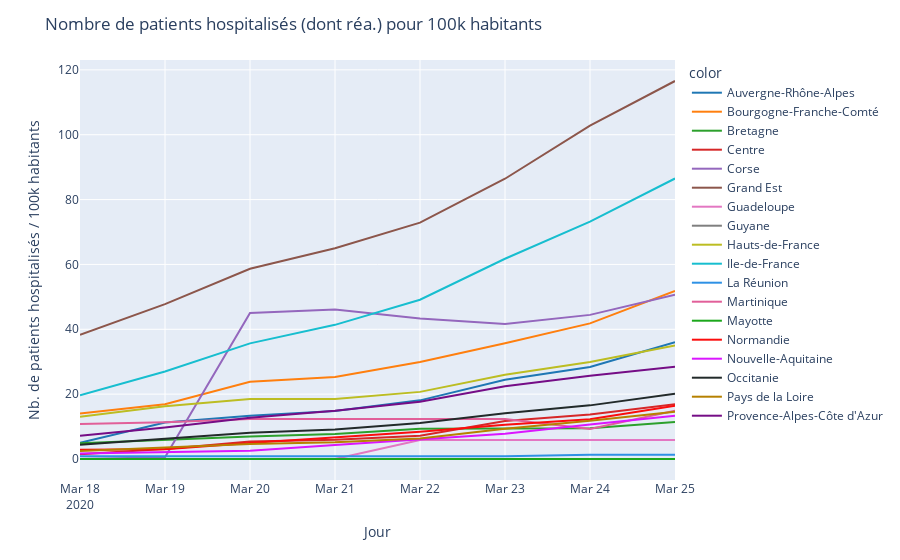

The notebook cell saved with this chart:
### Code cell
fig = px.line(x=df_region['jour'], y=df_region['rea_pop']+df_region['hosp_pop'], color=df_region["regionName"], color_discrete_sequence=colors)
fig.update_layout(
    title_text='Nombre de patients hospitalisés (dont réa.) pour 100k habitants'
)
fig.update_xaxes(title="Jour")
fig.update_yaxes(title="Nb. de patients hospitalisés / 100k habitants")
fig.show()

### Figure 1 — Plotly figure (JSON) as saved in the notebook; plotly's stock layout.template omitted (floating-point values rounded to 4 significant figures)
{"data": [{"hoverlabel": {"namelength": 0}, "hovertemplate": "color=Auvergne-Rhône-Alpes<br>x=%{x}<br>y=%{y}", "legendgroup": "Auvergne-Rhône-Alpes", "line": {"color": "#1F77B4", "dash": "solid"}, "mode": "lines", "name": "Auvergne-Rhône-Alpes", "showlegend": true, "type": "scatter", "x": ["2020-03-18", "2020-03-19", "2020-03-20", "2020-03-21", "2020-03-22", "2020-03-23", "2020-03-24", "2020-03-25"], "xaxis": "x", "y": [5.011, 11.23, 13.31, 14.84, 18.08, 24.45, 28.35, 36.02], "yaxis": "y"}, {"hoverlabel": {"namelength": 0}, "hovertemplate": "color=Bourgogne-Franche-Comté<br>x=%{x}<br>y=%{y}", "legendgroup": "Bourgogne-Franche-Comté", "line": {"color": "#FF7F0E", "dash": "solid"}, "mode": "lines", "name": "Bourgogne-Franche-Comté", "showlegend": true, "type": "scatter", "x": ["2020-03-18", "2020-03-19", "2020-03-20", "2020-03-21", "2020-03-22", "2020-03-23", "2020-03-24", "2020-03-25"], "xaxis": "x", "y": [14.06, 16.85, 23.85, 25.32, 29.93, 35.67, 41.82, 51.82], "yaxis": "y"}, {"hoverlabel": {"namelength": 0}, "hovertemplate": "color=Bretagne<br>x=%{x}<br>y=%{y}", "legendgroup": "Bretagne", "line": {"color": "#2CA02C", "dash": "solid"}, "mode": "lines", "name": "Bretagne", "showlegend": true, "type": "scatter", "x": ["2020-03-18", "2020-03-19", "2020-03-20", "2020-03-21", "2020-03-22", "2020-03-23", "2020-03-24", "2020-03-25"], "xaxis": "x", "y": [4.829, 5.992, 6.923, 7.738, 9.367, 9.425, 9.483, 11.4], "yaxis": "y"}, {"hoverlabel": {"namelength": 0}, "hovertemplate": "color=Centre<br>x=%{x}<br>y=%{y}", "legendgroup": "Centre", "line": {"color": "#D62728", "dash": "solid"}, "mode": "lines", "name": "Centre", "showlegend": true, "type": "scatter", "x": ["2020-03-18", "2020-03-19", "2020-03-20", "2020-03-21", "2020-03-22", "2020-03-23", "2020-03-24", "2020-03-25"], "xaxis": "x", "y": [1.439, 3.106, 5.378, 5.908, 7.196, 11.74, 13.71, 16.89], "yaxis": "y"}, {"hoverlabel": {"namelength": 0}, "hovertemplate": "color=Corse<br>x=%{x}<br>y=%{y}", "legendgroup": "Corse", "line": {"color": "#9467BD", "dash": "solid"}, "mode": "lines", "name": "Corse", "showlegend": true, "type": "scatter", "x": ["2020-03-18", "2020-03-19", "2020-03-20", "2020-03-21", "2020-03-22", "2020-03-23", "2020-03-24", "2020-03-25"], "xaxis": "x", "y": [0, 0.5626, 45.01, 46.13, 43.32, 41.63, 44.45, 50.63], "yaxis": "y"}, {"hoverlabel": {"namelength": 0}, "hovertemplate": "color=Grand Est<br>x=%{x}<br>y=%{y}", "legendgroup": "Grand Est", "line": {"color": "#8C564B", "dash": "solid"}, "mode": "lines", "name": "Grand Est", "showlegend": true, "type": "scatter", "x": ["2020-03-18", "2020-03-19", "2020-03-20", "2020-03-21", "2020-03-22", "2020-03-23", "2020-03-24", "2020-03-25"], "xaxis": "x", "y": [38.31, 47.76, 58.65, 64.99, 72.88, 86.42, 102.8, 116.6], "yaxis": "y"}, {"hoverlabel": {"namelength": 0}, "hovertemplate": "color=Guadeloupe<br>x=%{x}<br>y=%{y}", "legendgroup": "Guadeloupe", "line": {"color": "#E377C2", "dash": "solid"}, "mode": "lines", "name": "Guadeloupe", "showlegend": true, "type": "scatter", "x": ["2020-03-18", "2020-03-19", "2020-03-20", "2020-03-21", "2020-03-22", "2020-03-23", "2020-03-24", "2020-03-25"], "xaxis": "x", "y": [0, 0, 0, 0, 5.835, 5.835, 5.835, 5.835], "yaxis": "y"}, {"hoverlabel": {"namelength": 0}, "hovertemplate": "color=Guyane<br>x=%{x}<br>y=%{y}", "legendgroup": "Guyane", "line": {"color": "#7F7F7F", "dash": "solid"}, "mode": "lines", "name": "Guyane", "showlegend": true, "type": "scatter", "x": ["2020-03-18", "2020-03-19", "2020-03-20", "2020-03-21", "2020-03-22", "2020-03-23", "2020-03-24", "2020-03-25"], "xaxis": "x", "y": [0, 0, 0, 0, 0, 0, 0, 0], "yaxis": "y"}, {"hoverlabel": {"namelength": 0}, "hovertemplate": "color=Hauts-de-France<br>x=%{x}<br>y=%{y}", "legendgroup": "Hauts-de-France", "line": {"color": "#BCBD22", "dash": "solid"}, "mode": "lines", "name": "Hauts-de-France", "showlegend": true, "type": "scatter", "x": ["2020-03-18", "2020-03-19", "2020-03-20", "2020-03-21", "2020-03-22", "2020-03-23", "2020-03-24", "2020-03-25"], "xaxis": "x", "y": [13.02, 16.24, 18.48, 18.48, 20.7, 26.0, 29.91, 35.02], "yaxis": "y"}, {"hoverlabel": {"namelength": 0}, "hovertemplate": "color=Ile-de-France<br>x=%{x}<br>y=%{y}", "legendgroup": "Ile-de-France", "line": {"color": "#17BECF", "dash": "solid"}, "mode": "lines", "name": "Ile-de-France", "showlegend": true, "type": "scatter", "x": ["2020-03-18", "2020-03-19", "2020-03-20", "2020-03-21", "2020-03-22", "2020-03-23", "2020-03-24", "2020-03-25"], "xaxis": "x", "y": [19.66, 26.97, 35.66, 41.37, 49.12, 61.76, 73.18, 86.5], "yaxis": "y"}, {"hoverlabel": {"namelength": 0}, "hovertemplate": "color=La Réunion<br>x=%{x}<br>y=%{y}", "legendgroup": "La Réunion", "line": {"color": "#2E91E5", "dash": "solid"}, "mode": "lines", "name": "La Réunion", "showlegend": true, "type": "scatter", "x": ["2020-03-18", "2020-03-19", "2020-03-20", "2020-03-21", "2020-03-22", "2020-03-23", "2020-03-24", "2020-03-25"], "xaxis": "x", "y": [0.8862, 0.8862, 0.8862, 0.8862, 0.8862, 0.8862, 1.329, 1.329], "yaxis": "y"}, {"hoverlabel": {"namelength": 0}, "hovertemplate": "color=Martinique<br>x=%{x}<br>y=%{y}", "legendgroup": "Martinique", "line": {"color": "#E15F99", "dash": "solid"}, "mode": "lines", "name": "Martinique", "showlegend": true, "type": "scatter", "x": ["2020-03-18", "2020-03-19", "2020-03-20", "2020-03-21", "2020-03-22", "2020-03-23", "2020-03-24", "2020-03-25"], "xaxis": "x", "y": [10.79, 11.31, 12.33, 12.33, 12.33, 12.33, 9.25, 14.9], "yaxis": "y"}, {"hoverlabel": {"namelength": 0}, "hovertemplate": "color=Mayotte<br>x=%{x}<br>y=%{y}", "legendgroup": "Mayotte", "line": {"color": "#1CA71C", "dash": "solid"}, "mode": "lines", "name": "Mayotte", "showlegend": true, "type": "scatter", "x": ["2020-03-18", "2020-03-19", "2020-03-20", "2020-03-21", "2020-03-22", "2020-03-23", "2020-03-24", "2020-03-25"], "xaxis": "x", "y": [0, 0, 0, 0, 0, 0, 0, 0], "yaxis": "y"}, {"hoverlabel": {"namelength": 0}, "hovertemplate": "color=Normandie<br>x=%{x}<br>y=%{y}", "legendgroup": "Normandie", "line": {"color": "#FB0D0D", "dash": "solid"}, "mode": "lines", "name": "Normandie", "showlegend": true, "type": "scatter", "x": ["2020-03-18", "2020-03-19", "2020-03-20", "2020-03-21", "2020-03-22", "2020-03-23", "2020-03-24", "2020-03-25"], "xaxis": "x", "y": [2.868, 3.043, 4.916, 6.614, 8.369, 10.59, 12.29, 16.45], "yaxis": "y"}, {"hoverlabel": {"namelength": 0}, "hovertemplate": "color=Nouvelle-Aquitaine<br>x=%{x}<br>y=%{y}", "legendgroup": "Nouvelle-Aquitaine", "line": {"color": "#DA16FF", "dash": "solid"}, "mode": "lines", "name": "Nouvelle-Aquitaine", "showlegend": true, "type": "scatter", "x": ["2020-03-18", "2020-03-19", "2020-03-20", "2020-03-21", "2020-03-22", "2020-03-23", "2020-03-24", "2020-03-25"], "xaxis": "x", "y": [1.702, 2.023, 2.569, 4.336, 5.974, 7.805, 10.66, 13.33], "yaxis": "y"}, {"hoverlabel": {"namelength": 0}, "hovertemplate": "color=Occitanie<br>x=%{x}<br>y=%{y}", "legendgroup": "Occitanie", "line": {"color": "#222A2A", "dash": "solid"}, "mode": "lines", "name": "Occitanie", "showlegend": true, "type": "scatter", "x": ["2020-03-18", "2020-03-19", "2020-03-20", "2020-03-21", "2020-03-22", "2020-03-23", "2020-03-24", "2020-03-25"], "xaxis": "x", "y": [4.371, 6.295, 8.122, 9.1, 11.09, 14.09, 16.54, 20.09], "yaxis": "y"}, {"hoverlabel": {"namelength": 0}, "hovertemplate": "color=Pays de la Loire<br>x=%{x}<br>y=%{y}", "legendgroup": "Pays de la Loire", "line": {"color": "#B68100", "dash": "solid"}, "mode": "lines", "name": "Pays de la Loire", "showlegend": true, "type": "scatter", "x": ["2020-03-18", "2020-03-19", "2020-03-20", "2020-03-21", "2020-03-22", "2020-03-23", "2020-03-24", "2020-03-25"], "xaxis": "x", "y": [2.459, 3.534, 4.61, 5.173, 6.351, 9.322, 11.78, 14.6], "yaxis": "y"}, {"hoverlabel": {"namelength": 0}, "hovertemplate": "color=Provence-Alpes-Côte d'Azur<br>x=%{x}<br>y=%{y}", "legendgroup": "Provence-Alpes-Côte d'Azur", "line": {"color": "#750D86", "dash": "solid"}, "mode": "lines", "name": "Provence-Alpes-Côte d'Azur", "showlegend": true, "type": "scatter", "x": ["2020-03-18", "2020-03-19", "2020-03-20", "2020-03-21", "2020-03-22", "2020-03-23", "2020-03-24", "2020-03-25"], "xaxis": "x", "y": [7.198, 9.736, 12.73, 14.85, 17.65, 22.46, 25.68, 28.45], "yaxis": "y"}], "layout": {"legend": {"title": {"text": "color"}, "tracegroupgap": 0}, "margin": {"t": 60}, "title": {"text": "Nombre de patients hospitalisés (dont réa.) pour 100k habitants"}, "xaxis": {"anchor": "y", "domain": [0, 1], "title": {"text": "Jour"}}, "yaxis": {"anchor": "x", "domain": [0, 1], "title": {"text": "Nb. de patients hospitalisés / 100k habitants"}}}}
